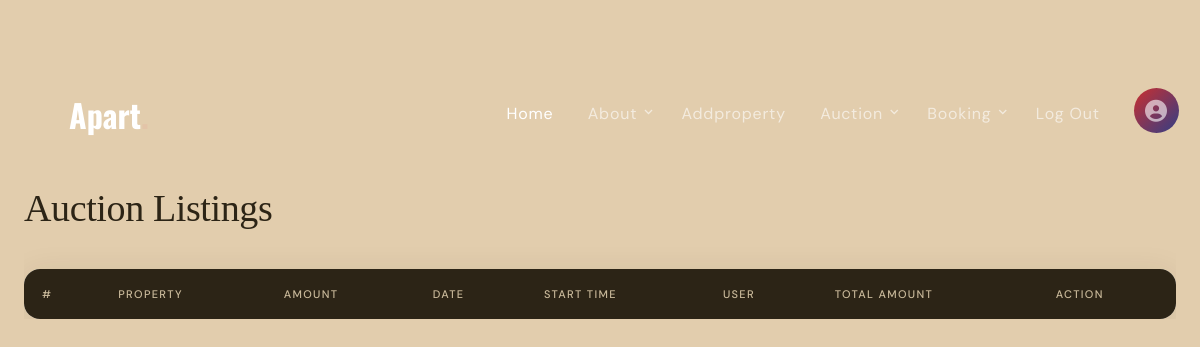
Before: /Seller/completedauction/ (signed in) with the older database file.
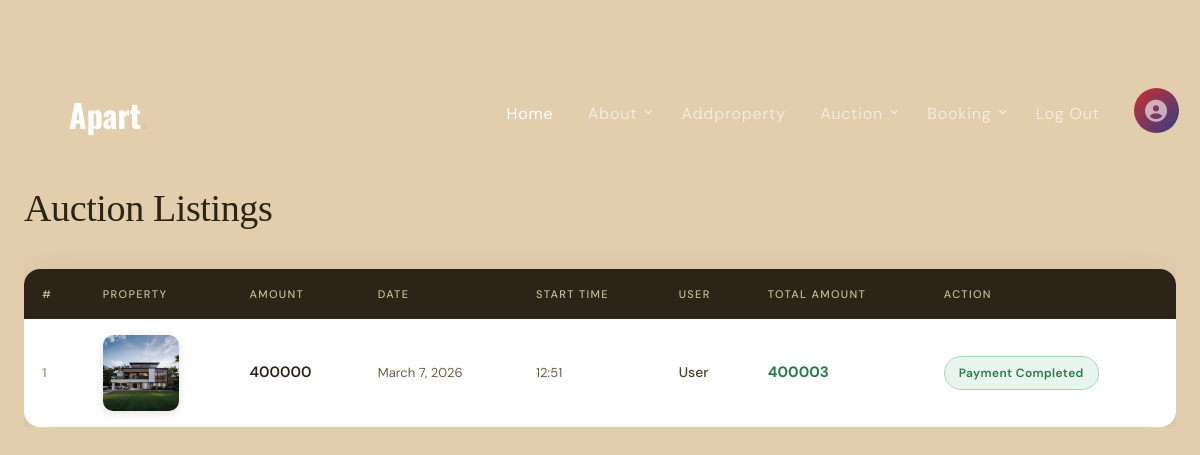
After: the same page with the newer database file.
### Seller/models.py (models this page shows)
class tbl_auctionhead(models.Model):
    property = models.ForeignKey(tbl_property, on_delete=models.CASCADE)
    auctionhead_amount = models.CharField(max_length=30)
    auctionhead_date = models.DateField(auto_now_add=True)
    auctionhead_todate = models.DateField()
    auction_starttime = models.CharField(max_length=30)
    auctionhead_status = models.IntegerField(default=0)
    auction_totalamount = models.CharField(max_length=30)

class tbl_property(models.Model):
    property_name=models.CharField(max_length=30)
    property_description=models.CharField(max_length=30)
    propertytype_id=models.ForeignKey(tbl_propertytype,on_delete=models.CASCADE,null=True)
    bhk_id=models.ForeignKey(tbl_bhk,on_delete=models.CASCADE,null=True)
    furnish_id=models.ForeignKey(tbl_furnish,on_delete=models.CASCADE,null=True)
    property_date=models.DateField(auto_now_add=True)
    property_price=models.CharField(max_length=30)
    property_photo=models.FileField(upload_to="Assets/Property/Photo/")
    property_status=models.IntegerField(default=0)
    property_typestatus = models.IntegerField(null=True)
    seller_id=models.ForeignKey(tbl_seller,on_delete=models.CASCADE,null=True)
    renter_id=models.ForeignKey(tbl_renter,on_delete=models.CASCADE,null=True)
    place_id=models.ForeignKey(tbl_Place,on_delete=models.CASCADE)
    category_id=models.ForeignKey(tbl_category,on_delete=models.CASCADE)

### Guest/models.py (models this page shows)
class tbl_user(models.Model):
    user_name=models.CharField(max_length=30)
    user_email=models.CharField(max_length=30)
    user_contact=models.CharField(max_length=30)
    user_address=models.CharField(max_length=100)
    place=models.ForeignKey(tbl_Place,on_delete=models.CASCADE)
    user_photo=models.FileField(upload_to="Assets/User/")
    user_password=models.CharField(max_length=30)
    user_status =models.IntegerField(default=0)

### Seller/views.py (the view)
# urls.py: path('completedauction/', views.completedauction , name='completedauction'),
def completedauction(request):
    auction = tbl_auctionhead.objects.filter(property__seller_id=request.session["sid"],auctionhead_status__gt=2)
    for i in auction:
        aucbody = tbl_auctionbody.objects.get(auction=i.id, auctionbody_status=1)
        i.user = aucbody.user.user_name
    return render(request,"Seller/CompletedAuction.html",{"auction":auction})

### Seller/Templates/Seller/CompletedAuction.html (shortened to what this page needs)
{% extends 'Seller/Header.html' %}
{% block content %}
{% load static %}
<br>
<br>
<br>
<br>
<br>
<!DOCTYPE html>
<html lang="en">
<head>
</head>
<body>
    <div class="auction-wrapper">
        <p class="auction-heading">Auction Listings</p>
        <table class="auction-table" cellpadding="10">
            <tr>
                <td>#</td>
                <td>Property</td>
                <td>Amount</td>
                <td>Date</td>
                <td>Start Time</td>
                <td>User</td>
                <td>Total Amount</td>
                <td>Action</td>
            </tr>
            {% for i in auction %}
            <tr>
                <td>{{forloop.counter}}</td>
                <td><img src="{{i.property.property_photo.url}}" width="100" height="100" alt=""></td>
                <td>{{i.auctionhead_amount}}</td>
                <td>{{i.auctionhead_todate}}</td>
                <td>{{i.auction_starttime}}</td>
                <td>{{i.user}}</td>
                <td>{{i.auction_totalamount}}</td>
                <td>
                    <span class="status-badge">Payment Completed</span>
                </td>
            </tr>
            {% endfor %}
        </table>
    </div>
</body>
</html>
{% endblock %}

### Seller/Templates/Seller/Header.html (shortened to what this page needs)
{% load static %}
<!DOCTYPE html>
<html lang="en">
<head>
  <link rel="stylesheet" href="{% static 'Main/fonts/icomoon/style.css' %}">
  <link rel="stylesheet" href="https://cdnjs.cloudflare.com/ajax/libs/font-awesome/6.5.1/css/all.min.css">
  <link rel="stylesheet" href="{% static 'Main/css/bootstrap.min.css' %}">
  <link rel="stylesheet" href="{% static 'Main/css/magnific-popup.css' %}">
  <link rel="stylesheet" href="{% static 'Main/css/jquery-ui.css' %}">
  <link rel="stylesheet" href="{% static 'Main/css/owl.carousel.min.css' %}">
  <link rel="stylesheet" href="{% static 'Main/css/owl.theme.default.min.css' %}">
  <link rel="stylesheet" href="{% static 'Main/css/bootstrap-datepicker.css' %}">
  <link rel="stylesheet" href="{% static 'Main/css/mediaelementplayer.css' %}">
  <link rel="stylesheet" href="{% static 'Main/css/animate.css' %}">
  <link rel="stylesheet" href="{% static 'Main/fonts/flaticon/font/flaticon.css' %}">
  <link rel="stylesheet" href="{% static 'Main/css/fl-bigmug-line.css' %}">
  <link rel="stylesheet" href="{% static 'Main/css/aos.css' %}">
  <link rel="stylesheet" href="{% static 'Main/css/style.css' %}">
</head>
<body>
  <div class="site-wrap">
    <div class="site-navbar mt-4">
      <div class="container py-1">
        <div class="row align-items-center">
          <div class="col-8 col-md-8 col-lg-4">
            <h1 class="mb-0"><a href="/Seller/Home/" class="text-white h2 mb-0"><strong>Apart<span
                    class="text-primary">.</span></strong></a></h1>
          </div>
          <div class="col-4 col-md-4 col-lg-8">
            <nav class="site-navigation text-right text-md-right" role="navigation">
              <ul class="site-menu js-clone-nav d-none d-lg-block">
                <li class="active">
                  <a href="/Seller/Home/">Home</a>
                </li>
                                <li class="has-children">
                                    <a href="#about">About</a>
                                </li>
                <li><a href="{% url 'Seller:Addproperty'%}">Addproperty</a></li>
                <li class="has-children">
                  <a href="/Seller/Home/">Auction</a>
                </li>
                <li class="has-children">
                  <a href="#">Booking</a>
                </li>
                <li><a href="{% url 'Guest:index' %}">Log Out </a></li>
                <li class="profile-item">
                  <a href="{% url 'Seller:Myprofile'%}" class="profile-link">
                    <div class="profile-icon">
                      <i class="fa-solid fa-circle-user"></i>
                    </div>
                  </a>
                </li>
              </ul>
            </nav>
          </div>
        </div>
      </div>
    </div>
  </div>
  {% block content %}
  {% endblock content %}
</body>
</html>

### Guest/static/Main/css/style.css (style rules this page uses)
body { line-height: 1.7; font-weight: 400; font-size: 1rem; color: #333; font-family: "Nunito Sans", -apple-system, BlinkMacSystemFont, "Segoe UI", Roboto, "Helvetica Neue", Arial, sans-serif, "Apple Color Emoji", "Segoe UI Emoji", "Segoe UI Symbol", "Noto Color Emoji"; }
h1, h2, h3, h4, h5, h6 { font-family: 'Oswald', sans-serif; }
a { -webkit-transition: .3s all ease; -o-transition: .3s all ease; transition: .3s all ease; }
.site-wrap:before { -webkit-transition: .3s all ease-in-out; -o-transition: .3s all ease-in-out; transition: .3s all ease-in-out; background: rgba(0, 0, 0, 0.6); content: ""; position: absolute; z-index: 2000; top: 0; left: 0; right: 0; bottom: 0; opacity: 0; visibility: hidden; }
.site-navbar { margin-bottom: 0px; width: 100%; border-bottom: none; position: absolute; z-index: 99; }
.site-navbar .site-navigation .site-menu { margin-bottom: 0; margin-left: 0; padding-left: 0; }
.site-navbar .site-navigation .site-menu .active > a { color: #fff; }
.site-navbar .site-navigation .site-menu a { text-decoration: none !important; display: inline-block; }
.site-navbar .site-navigation .site-menu > li { display: inline-block; padding: 10px 5px; }
.site-navbar .site-navigation .site-menu > li > a { padding: 10px 10px; letter-spacing: .05em; color: rgba(255, 255, 255, 0.6); text-decoration: none !important; }
.site-navbar .site-navigation .site-menu > li:last-child { padding-right: 0; }
.site-navbar .site-navigation .site-menu > li:last-child > a { padding-right: 0; }
.site-navbar .site-navigation .site-menu .has-children { position: relative; }
.site-navbar .site-navigation .site-menu .has-children > a { position: relative; padding-right: 20px; }
.site-navbar .site-navigation .site-menu .has-children > a:before { position: absolute; content: "\e313"; font-size: 16px; top: 50%; right: 0; -webkit-transform: translateY(-50%); -ms-transform: translateY(-50%); transform: translateY(-50%); font-family: 'icomoon'; }

### Seller/Templates/Seller/Header.html (style rules this page uses)
.profile-link { display: flex; align-items: center; gap: 10px; text-decoration: none; color: white; transition: 0.3s ease; }
.profile-icon { width: 45px; height: 45px; background: linear-gradient(135deg, #cb2f2f, #313e86); border-radius: 50%; display: flex; align-items: center; justify-content: center; font-size: 22px; transition: all 0.4s ease; }

### Seller/Templates/Seller/CompletedAuction.html (style rules this page uses)
*, *::before, *::after { box-sizing: border-box; margin: 0; padding: 0; }
body { font-family: 'DM Sans', sans-serif; background: #e2cdad; min-height: 100vh; padding: 40px 24px; color: #1a1a1a; }
.auction-heading { font-family: 'Playfair Display', serif; font-size: clamp(26px, 4vw, 38px); color: #2c2416; margin-bottom: 28px; letter-spacing: -0.01em; }
.auction-wrapper { width: 100%; max-width: 1200px; margin: 0 auto; overflow-x: auto; }
.auction-table { width: 100%; border-collapse: separate; border-spacing: 0; background: #fff; border-radius: 16px; overflow: hidden; box-shadow: 0 4px 32px rgba(60, 40, 10, 0.09); }
.auction-table tr:first-child { background: #2c2416; }
.auction-table tr:first-child td { font-size: 11px; font-weight: 500; letter-spacing: 0.12em; text-transform: uppercase; color: #c9b99a; padding: 16px 18px; border: none; }
.auction-table tr:not(:first-child) { border-bottom: 1px solid #f0ebe2; transition: background 0.15s ease; }
.auction-table tr:not(:first-child):last-child { border-bottom: none; }
.auction-table tr:not(:first-child) td { padding: 16px 18px; vertical-align: middle; font-size: 14px; color: #3a3020; border: none; }
.auction-table tr:not(:first-child) td:first-child { font-weight: 600; color: #b8a485; font-size: 13px; }
.auction-table tr:not(:first-child) td:nth-child(2) img { width: 76px; height: 76px; object-fit: cover; border-radius: 10px; display: block; box-shadow: 0 2px 10px rgba(0,0,0,0.12); }
.auction-table tr:not(:first-child) td:nth-child(3) { font-weight: 600; font-size: 15px; color: #2c2416; }
.auction-table tr:not(:first-child) td:nth-child(4), .auction-table tr:not(:first-child) td:nth-child(5) { color: #6b5d45; font-size: 13px; }
.auction-table tr:not(:first-child) td:nth-child(6) { font-weight: 500; color: #4a3c28; }
.auction-table tr:not(:first-child) td:nth-child(7) { font-weight: 700; font-size: 15px; color: #2c7a4b; }
.auction-table tr:not(:first-child) td:last-child { font-size: 12px; font-weight: 500; }
.status-badge { display: inline-block; padding: 6px 14px; background: #e8f5ee; color: #2c7a4b; border: 1.5px solid #a8d5b8; border-radius: 20px; font-size: 12px; font-weight: 600; letter-spacing: 0.03em; }

Changed rows visible on the page:
added tbl_auctionhead: property.property_photo (picture), auctionhead_amount "400000", auctionhead_todate "March 7, 2026", auction_starttime "12:51", user "User", auction_totalamount "400003"
